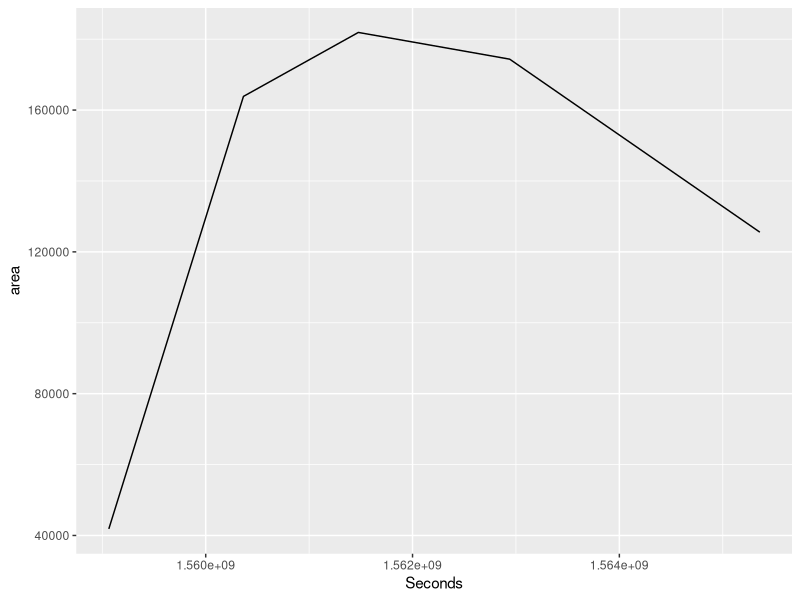
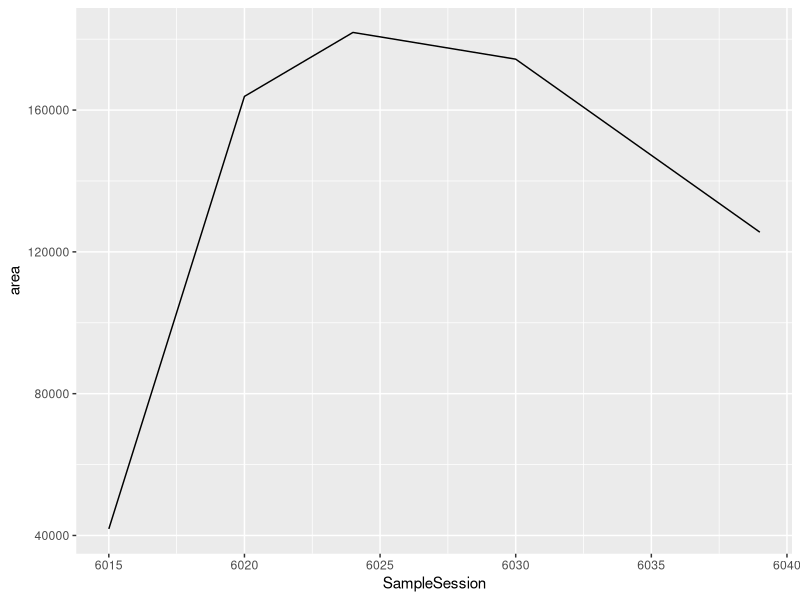
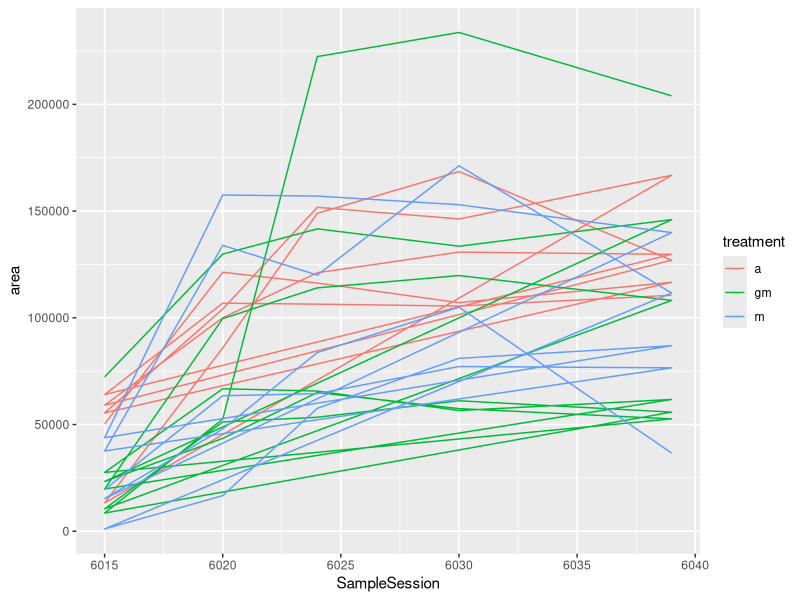
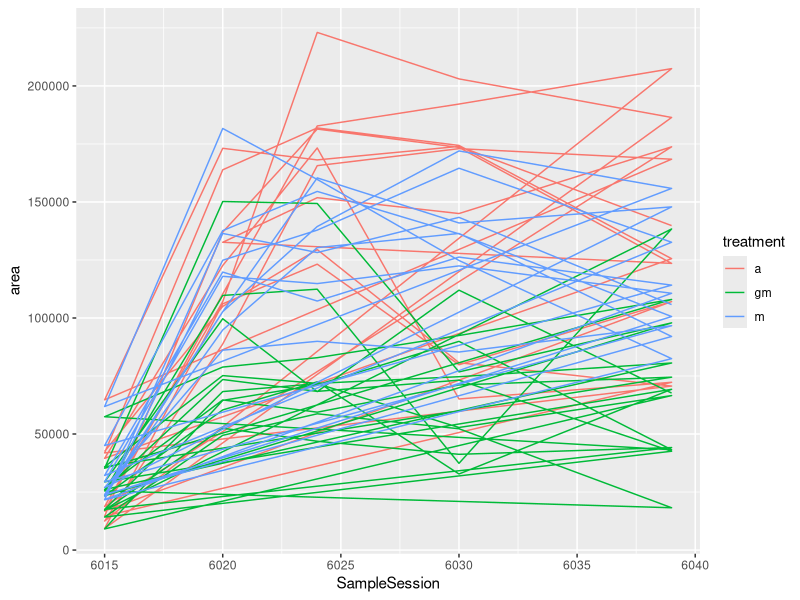
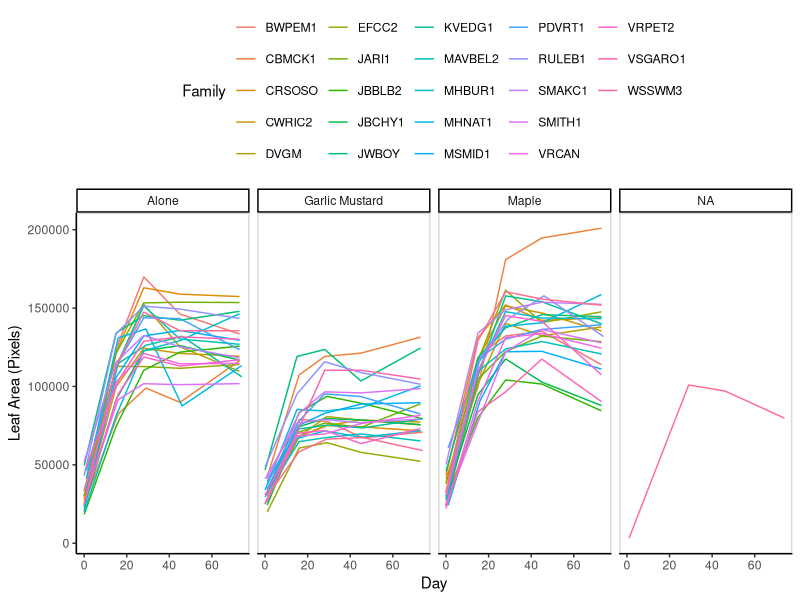
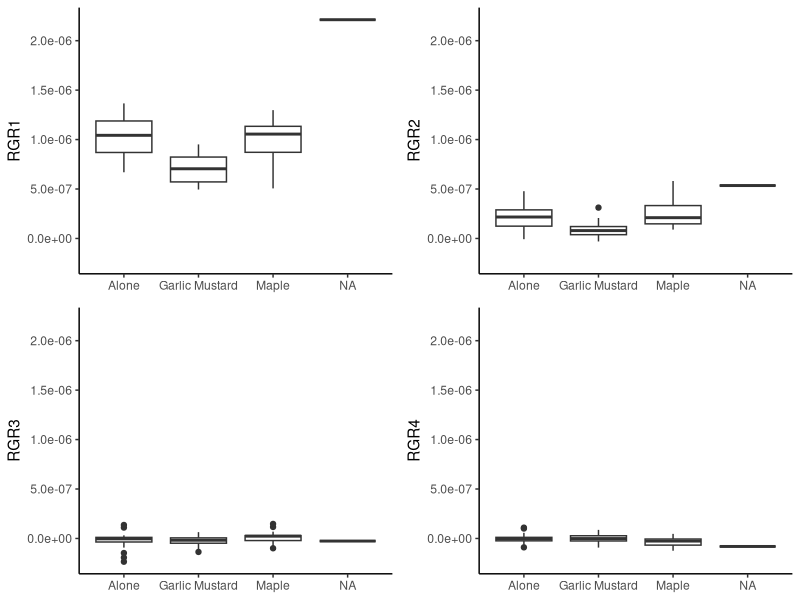

R code for these plots, in order: (Note: this script raises an error after producing the figures.)
## ---- chunk 1
library(ggplot2)
library(cowplot)
#read in GH data
AllDat=read.csv("Data_Moities/Data_collection_GH.csv",stringsAsFactors = F)

#Fix column names
colnames(AllDat)[9:12]<-c("comp_number","maple_leaf_length_0","maple_height_0","maple_leaves_0")

#Removing first row (Which contains no data).
AllDat<-AllDat[2:length(AllDat$gh_bench),]

#Remove maple controls (for now) This is because the strsplit is mis identifying the maple controls for garlic mustard data. I will have to fix this later.
AllDat<-AllDat[!grepl("aple",AllDat$Tag,fixed = T),]

#TO FIX
#The tag "c|MSMID1-1-20|Q|381" was mislabled as "c|MSMID1-1-20|G381". This is fixed below.
AllDat$Tag[grep("G381",AllDat$Tag,fixed = T)]<-"c|MSMID1-1-20|Q|381"


## ---- chunk 2
library(dplyr)
library(ggplot2)

#GrowthRate Data
dat<-read.csv("Data_Moities/Growth_Rate_Data.txt")


#Assigning treatments to the genotypes. 
dat0.1<-left_join(dat,AllDat,by=c("Genotype"="Tag"))


#There are still some genotypes with missing treatment data:
dat0.1[is.na(dat0.1$treatment),]

#let us fix them Below:

#.... (DVGM|Q|117 was labeled with a "c" petridish in the growth rate data, but in the initial greenhouse data, it is labeled as a "b". The growth rate measurements will be greenhouse data will be taken to be correct.)
AllDat[grepl("DVGM-20|Q|117",AllDat$Tag,fixed = T),]
dat0.1[grepl("|117",dat0.1$Genotype,fixed = T),]
dat$Genotype[dat$Genotype=="c|DVGM-20|Q|117"]<-"b|DVGM-20|Q|117"

#...."e|JBCHY1-1-50|Q|?"Did not match, even though this genotype is in greenhouse data. What happened was the name is in the greenhouse data as  e|JBCHY1-1-50|? and in the growth rate data as both e|JBCHY1-1-50|Q|? and e|JBCHY1-1-50|?. I will change it to be e|JBCHY1-1-50|Q|? everywhere. 
AllDat[grepl("e|JBCHY1-1-50|",AllDat$Tag,fixed = T),]
dat0.1[grepl("e|JBCHY1-1-50|Q|?",dat0.1$Genotype,fixed = T),]
dat$Genotype[dat$Genotype=="e|JBCHY1-1-50|?"]<-"e|JBCHY1-1-50|Q|?"
AllDat$Tag[AllDat$Tag=="e|JBCHY1-1-50|?"]<-"e|JBCHY1-1-50|Q|?"

#....The greenhouse data recorded the genotype as c|VSGARO1-1-0|536, while the growth rate data recorded the genotype as c|VSGARO1-1-0|Q|536 or c|vSGARO1-1-0|Q|536. All will be changed to c|VSGARO1-1-0|Q|536. 
AllDat[grepl("c|VSGARO1-1-0|536",AllDat$Tag,fixed = T),]
dat0.1[grepl("c|vSGARO1-1-0|Q|536",dat0.1$Genotype,fixed = T),]
dat$Genotype[dat$Genotype=="c|vSGARO1-1-0|Q|536"]<-"c|VSGARO1-1-0|Q|536"
AllDat$Tag[AllDat$Tag=="c|VSGARO1-1-0|536"]<-"c|VSGARO1-1-0|Q|536"

#Lets see if that took care of all of the errors: 

#.....Assigning treatments to the genotypes. 
dat0.1<-left_join(dat,AllDat,by=c("Genotype"="Tag"))


#All genotypes have been taken care of (Assigned to a treatment):
dat0.1[is.na(dat0.1$treatment),]

#now lets reassign the cleaned data to prepare for the next chunck:
dat<-dat0.1
rm(dat0.1)

## ---- chunk 3

#Average top and bottom frame pixels. 
dat2<-dat %>% group_by(Genotype,Seconds,treatment) %>% summarize_at(vars(area),.funs = list(~sum(.)))

#Generating family column
prefamily<-gsub("*.\\|","",dat2$Genotype)
dat2$Family<-gsub("\\-.*","",prefamily)

#There are 86,400 seconds in a day. It took two-three days to get the data for each SampleSession. 
#Rounding to calculate the day the photos were taken
dat2$SampleSession<-round(dat2$Seconds/(86400*3),digits=0)

## ---- chunk 4
#Determine how many measurements there are per genotype.. and isolating those with more than 5 measurements. 
print("These are all of the genotypes with replicated images that need to be averaged")
dat2 %>% group_by(Genotype) %>% arrange(Seconds) %>% summarize(n=n()) %>% filter(n>5)

#This section will take the average of those errors. 
dat2<-dat2 %>% group_by(Genotype,SampleSession) %>% summarize(Seconds=mean(Seconds),area=mean(area),Family=first(Family),treatment=first(treatment))

#Must omit those with less than 5 measurements, because there simply wont be enough data to get any meaningful measurements from these. 
dat2 %>% group_by(Genotype) %>% arrange(Seconds) %>% summarize(n=n()) %>% filter(n<5)
#a|WSSWM3-1-0|Q|554,b|EFCC2-4-80|Q|145,"b|RULEB1-20|N|423" are not so bad, I suspect others are not as well, but for now i need to remove these genotypes, as they can bias the mean growth rates below. 

#REMOVING THOSE WITHOUT COMPLETE 5 SampleSession OBSERVATIONS.. calling this dataframe dat2C for dat2 "clean".
dat2C<-dat2 %>% group_by(Genotype) %>% summarize(n=n()) %>% right_join(dat2) %>% filter(n==5)


## ---- chunk 5
#Remove those that are not replicated in all three treatments. ( genotypes with an "i" in the lable. These are for use to analyze the GGMFS only).
#Removing, calling this data set dat2CC because it only contains genotypes with all 5 measurements and it now excludes geontypes without full replication in each treatment. 
dat2C<-dat2C[!grepl("\\|i\\d",dat2C$Genotype),]
## ---- chunk 6

#This is to ensure that SampleSession is a decent representation of seconds. It appears to not change the structure that much in graphical analysis. SampleSession is not used to calculate statistics. 

#Second Raw
ggplot(dat2[dat2$Genotype=="a|BWPEM1-9-0|Q|2",])+
  geom_path(aes(x=Seconds,y=area))

#Second Rounded Day
ggplot(dat2[dat2$Genotype=="a|BWPEM1-9-0|Q|2",])+
  geom_path(aes(x=SampleSession,y=area))


#Further grouping family to take the average and standard deviation of the family values at each time point in each treatment, with the standard deviations. 
dat3<-dat2C %>% group_by(Family,SampleSession,treatment) %>% summarize_at(vars(area,Seconds),.fun=list(~mean(.),~sd(.)))
#Seconds_mean is a more accurate representation of SampleSession, and can be used for graphing family means. SampleSession, is the average of three days in order to pool samples that were done on the same SampleSession. After we have all the samples from the same SampleSession, the average seconds for that SampleSession are taken and these can be used for graphing. In the actual stats, the exact seconds for every genotype is used. 

dat3$Day<-round(dat3$Seconds_mean/86400,0)

#VSGARO Has a very large ups and downs in growth rate average. going to check our individuals to see if I suspect an error. 
ggplot(dat2[dat2$Family=="VSGARO1",])+
  geom_path(aes(y=area,x=SampleSession,colour=treatment))

#I should determine which genotypes in the competition experiment killed their competitors and when to switch those over.

ggplot(dat2[dat2$Family=="BWPEM1",])+
  geom_path(aes(y=area,x=SampleSession,colour=treatment))

#On further look, there doesnt seem to be anything that bad with the genotype.

dat3

## ---- chunk 7
#Making Treatment a factor
dat3$treatment<-factor(dat3$treatment)
#standardizing the day measurement
dat3$Day<-dat3$Day-min(dat3$Day)

levels(dat3$treatment)<-c("Alone","Garlic Mustard","Maple")

#pdf("GrowthRateFigures/FamilyGrowthRate.pdf",height=6,width=12)
ggplot(dat3)+
  geom_path(aes(y=area_mean,x=Day,colour=Family))+
  facet_grid(.~treatment)+
  scale_y_continuous(name="Leaf Area (Pixels)")+
  theme_classic()+
  panel_border()+
  theme(legend.position = "top",
        legend.box.margin = margin(0,-100,0,-100)
      )
#dev.off()


## ---- chunk 8
#dat2 contains values for each individual. These will be used to calculate relative growth rates. 

#Relative growth rate = lnW2-lnW1/(t2-t1)

#Creating a long data frame to have each column represent a unique growth measurement 

first<-dat2C %>% group_by(Genotype) %>% arrange(Seconds) %>% summarize(Seconds = first(Seconds),area=first(area),treatment=first(treatment),Family=first(Family)) %>% rename(Seconds1="Seconds",area1="area")#This data frame has retained the treatment and family to be used in the analysis. 

second<-dat2C %>% group_by(Genotype) %>% arrange(Seconds) %>% summarize(Seconds = nth(Seconds,2),area=nth(area,2))  %>% rename(Seconds2="Seconds",area2="area")

third<-dat2C %>% group_by(Genotype) %>% arrange(Seconds) %>% summarize(Seconds = nth(Seconds,3),area=nth(area,3))  %>% rename(Seconds3="Seconds",area3="area")

fourth<-dat2C %>% group_by(Genotype) %>% arrange(Seconds) %>% summarize(Seconds = nth(Seconds,4),area=nth(area,4)) %>% rename(Seconds4="Seconds",area4="area")

fifth<-dat2C %>% group_by(Genotype) %>% arrange(Seconds) %>% summarize(Seconds = nth(Seconds,5),area=nth(area,5))  %>% rename(Seconds5="Seconds",area5="area")

#Merging these together into one dataframe (i love dplyr)
datLong<-first %>% left_join(second,by="Genotype") %>% left_join(third,by="Genotype")%>% left_join(fourth,by="Genotype")%>% left_join(fifth,by="Genotype")

#generating relative growth rate values (RGR)
attach(datLong)
datLong$RGR1<-(log(area2)-log(area1))/(Seconds2-Seconds1)
datLong$RGR2<-(log(area3)-log(area2))/(Seconds3-Seconds2)
datLong$RGR3<-(log(area4)-log(area3))/(Seconds4-Seconds3)
datLong$RGR4<-(log(area5)-log(area4))/(Seconds5-Seconds4)
detach(datLong)
## ---- chunk 9
#Modifying Factor Names

datLong$treatment<-factor(datLong$treatment)
levels(datLong$treatment)<-c("Alone","Garlic Mustard", "Maple")

#Visualizations should be based on the average of the family means, because it is this that is the sampling unit, otherwise there is pheudo replication and it can look like there is more variation than there actually is if one individual has alot of variation for some reason. 
datLongMean<-datLong %>% group_by(Family, treatment) %>% summarize_at(vars(RGR1,RGR2,RGR3,RGR4),.funs = ~mean(.))

attach(datLongMean)
yMin<-min(c(RGR1,RGR2,RGR3,RGR4))
yMax<-max(c(RGR1,RGR2,RGR3,RGR4))
detach(datLongMean)

a<-ggplot(datLongMean)+
  geom_boxplot(aes(x=treatment,y=RGR1))+theme_classic()+theme(axis.title.x = element_blank())+scale_y_continuous(limits=c(yMin,yMax))

b<-ggplot(datLongMean)+
  geom_boxplot(aes(x=treatment,y=RGR2))+theme_classic()+theme(axis.title.x = element_blank())+scale_y_continuous(limits=c(yMin,yMax))

c<-ggplot(datLongMean)+
  geom_boxplot(aes(x=treatment,y=RGR3))+theme_classic()+theme(axis.title.x = element_blank())+scale_y_continuous(limits=c(yMin,yMax))

d<-ggplot(datLongMean)+
  geom_boxplot(aes(x=treatment,y=RGR4))+theme_classic()+theme(axis.title.x = element_blank())+scale_y_continuous(limits=c(yMin,yMax))


library(ggpubr)

#pdf("GrowthRateFigures/FamilyRGR.pdf",height=6,width=12)
ggarrange(a,b,c,d)
#dev.off()

## ---- chunk 10
library(nlme)

#making an interaction column. 
datLong$GXE<-paste(datLong$treatment,datLong$Family,sep="-")

#RGR1
fit1.1<-lme(RGR1~treatment,data=datLong,random=~1|Family)
fit1.2<-lme(RGR1~treatment,data=datLong,random=~1|GXE)
fit1.3<-lme(RGR1~treatment,data=datLong,random=~1|Family/treatment)#This is the correct interaction term, as it adds another level of variation, that is the variation of each family within each treatment. 
summary(fit1.1)
summary(fit1.2)
summary(fit1.3)
anova(fit1.1,fit1.2)
#There is not a GXE interaction, but it is close, p=0.08. and the variation explained by the GXE is more than that explained by G alone. 
anova(fit1.1,fit1.3)

#RGR2
fit2.1<-lme(RGR2~treatment,data=datLong,random=~1|Family)
fit2.2<-lme(RGR2~treatment,data=datLong,random=~1|GXE)

summary(fit2.1)
summary(fit2.2)
anova(fit2.1,fit2.2)


#RGR3
fit3.1<-lme(RGR3~treatment,data=datLong,random=~1|Family)
fit3.2<-lme(RGR3~treatment,data=datLong,random=(~1|GXE))

summary(fit3.1)
summary(fit3.2)
anova(fit3.1,fit3.2)


#RGR4 #maple significantly less, i.e. maple treatment suffered a higher reduction in growth/ more senescence. 
fit4.1<-lme(RGR4~treatment,data=datLong,random=~1|Family)
fit4.2<-lme(RGR4~treatment,data=datLong,random=~1|GXE)

summary(fit4.1)
summary(fit4.2)
anova(fit4.1,fit4.2)



## ---- chunk 11

#Standardized residuals, looking for deviation from homoscedasticity. 
plot(fit1.1)
plot(fit1.1,RGR1~fitted(.))

#Confidence intervals on parameters 
intervals(fit1.1)

#simple anova of the model 
anova(fit1.1)

#looking at the diffences in magnitude of the effect of treatment and family. 
plot.design(data.frame(datLong$RGR1,datLong$Family,datLong$treatment))
#There is slightly more variation in the family category than there is in the treatment category, but not much. 


#This model check demonstrates normaility in the residuals. 
qqnorm(fit1.1,~resid(.)|Family)


#this examines the contrasts of the model. 
model.matrix(RGR1~treatment,datLong[datLong$Family=="BWPEM1",])

#I think what i need is a model that creates an estimate for each genotype in each treatment and determine if these estimates are better than one with just a genotype effect. Can you compare mixed models with different random effects? IDK. 

#Groups with larger means have more variation, but it is not huge here. I.e. Larger the growth rate, larger the variation. 
## ---- chunk 12

summary(fit1.1)

100*c(6.411059e-08,3.963266e-07)/sum(c(6.411059e-08,3.963266e-07))



#Genotype only accounts for 13% of the variation, wheras there is still 86% of the variation in the residuals. I do not think that genotype is even a worthwhile thing to account for in these models. 

#Interestingly, there appears to be a GXE interaction when testing it out in a linear model framework. 
fit.lm.GXE<-lm(RGR1~treatment*Family,data=datLong)
fit.lm.GandE<-lm(RGR1~treatment+Family,data=datLong)

fit.lm.E<-lm(RGR1~treatment,data=datLong) 
fit.lm.G<-lm(RGR1~Family,data=datLong)

summary(fit.lm.E)
summary(fit.lm.GXE)
summary(fit.lm.GandE)

AIC(fit.lm.E)#This is the best model
AIC(fit.lm.GandE)
AIC(fit.lm.GXE)
AIC(fit.lm.G) #This is the worst model. 



summary(fit.lm.G) 
anova(fit.lm.GXE,fit.lm.E)
anova(fit.lm.GXE,fit.lm.GandE)
anova(fit.lm.GXE,fit.lm.G)



## ---- chunk 13
#write.csv(datLong,"GrowthRateIntegrated.csv")
